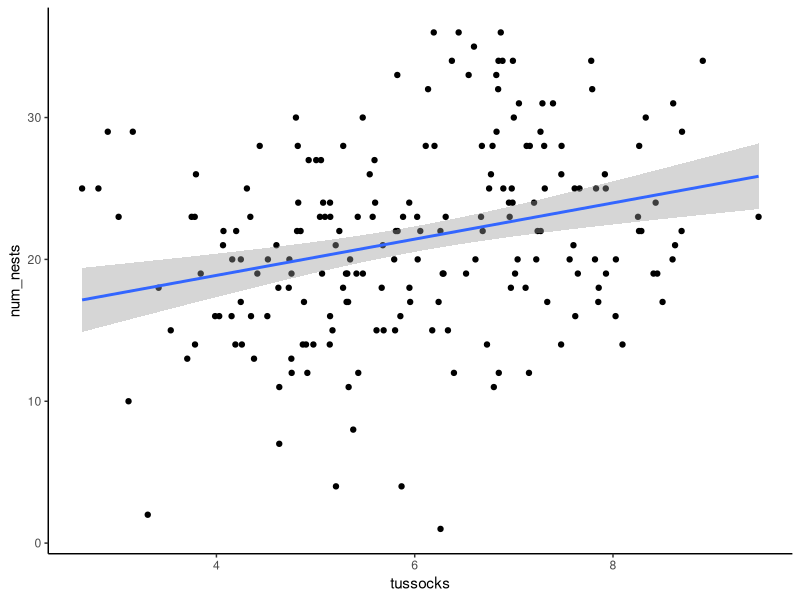
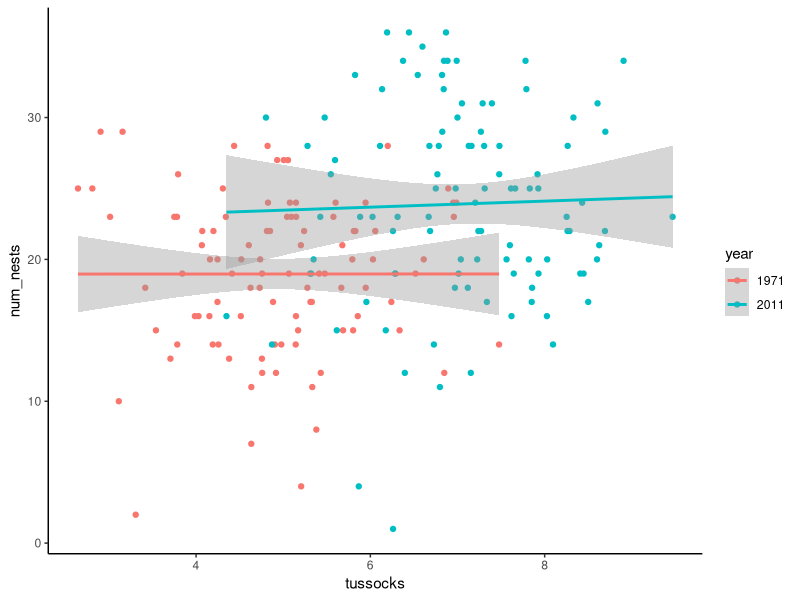
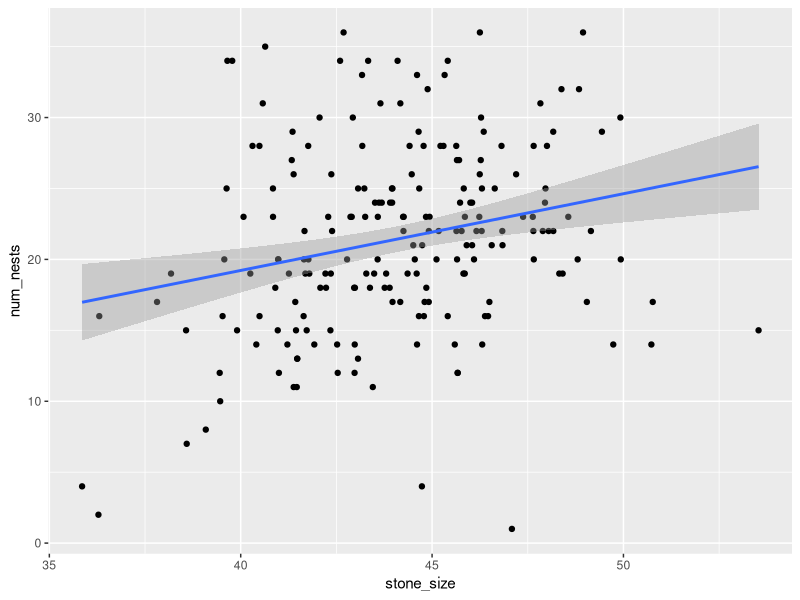
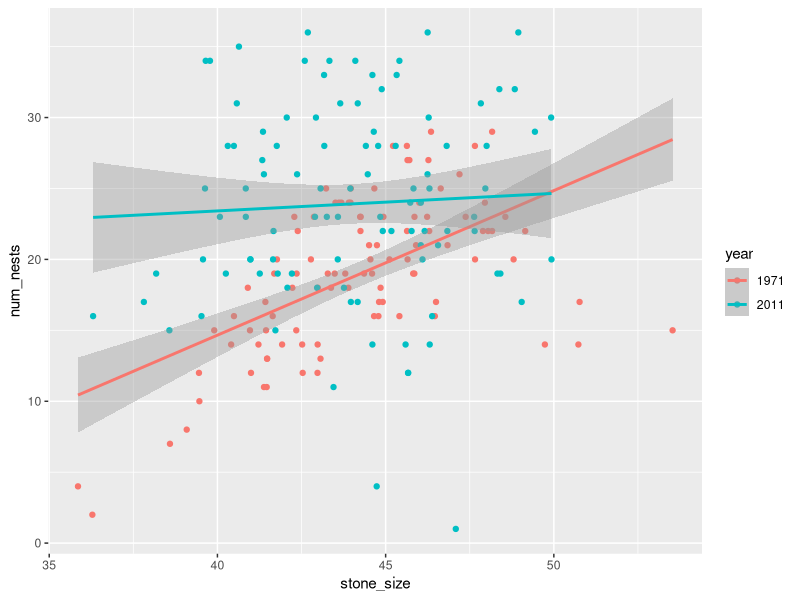

These charts were generated, in order, by the following R code:
## ---- chunk 1
knitr::opts_chunk$set(echo = TRUE)
## ---- chunk 2
library(tidyverse)
site_data <- read_csv("modules/module_4/data/site_changes.csv") %>% 
  mutate(year = as.factor(year)) # don't worry about this code too much--we just want the year column treated as a category, not a number
## ---- chunk 3
head(site_data)
## ---- chunk 4
ggplot(site_data, aes(x = tussocks, y = num_nests)) +
  geom_point() +
  geom_smooth(method = "lm") +
  theme_classic()

tussocks_model <- lm(data = site_data, num_nests ~ tussocks)
summary(tussocks_model)
## ---- chunk 5
ggplot(site_data, aes(x = tussocks, y = num_nests, color = year)) +
  geom_point() +
  geom_smooth(method = "lm") +
  theme_classic()
## ---- chunk 6
tussocks_model <- lm(data = site_data, num_nests ~ tussocks*year)
summary(tussocks_model)
## ---- chunk 7
ggplot(site_data, aes(x = stone_size, y = num_nests)) +
  geom_point() +
  geom_smooth(method = "lm")

stone_size_mod = lm(num_nests ~ stone_size, data = site_data)
summary(stone_size_mod)
## ---- chunk 8
ggplot(site_data, aes(x = stone_size, y = num_nests, color = year)) +
  geom_point() +
  geom_smooth(method = "lm")
## ---- chunk 9
stone_size_mod = lm(num_nests ~ stone_size*year, data = site_data)
summary(stone_size_mod)
